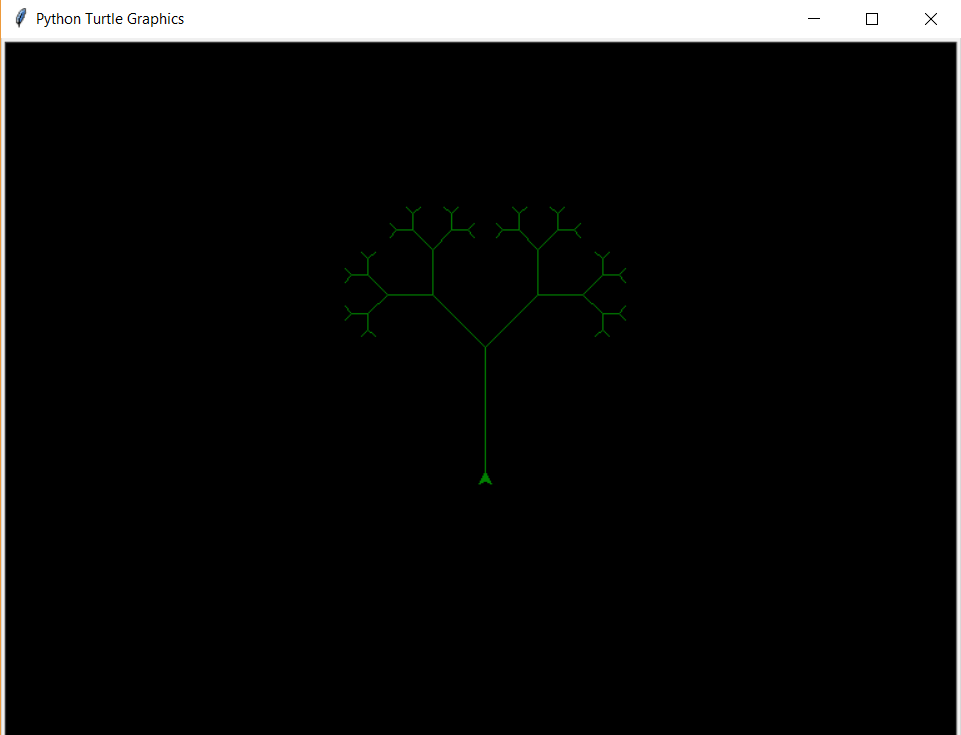

Generate this figure with Python:
import turtle
turtle.color('green')
turtle.bgcolor('black')
def branch(length,level):
  if level<=0:
    return
 
  turtle.forward(length)
  turtle.left(45)
  branch(0.6*length,level-1)
  turtle.right(90)
  branch(0.6*length,level-1)
  turtle.left(45)
  turtle.backward(length)
  return
 
turtle.left(90)
branch(100,6)

turtle.exitonclick()
